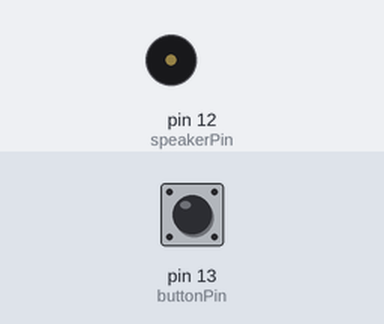
A sketch run on a simulated Arduino Uno, built with avr-gcc and run on an emulated ATmega328P. Shown: buzzer (waves = sounding). Inputs (shaded band) come from the test bench; at power-on: pin 13 (buttonPin) LOW.

Above: at 1.2 s.
1.3 s: pin 13 (buttonPin) pulled HIGH for 1 s
At 1.5 s:
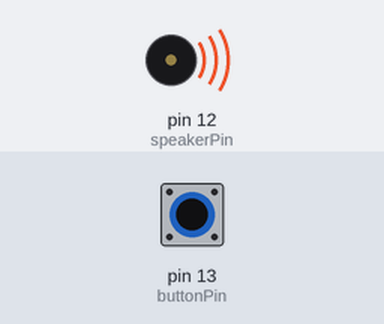
4.3 s: pin 13 (buttonPin) pulled HIGH for 3.2 s
At 8.3 s:
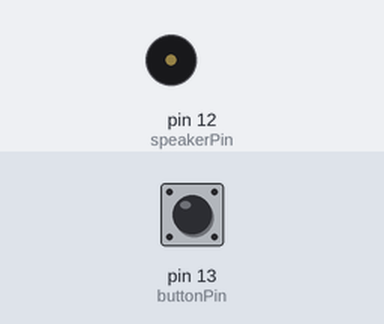
Timing chart, 0 to 9.8 s (numbered marks = the images above; inputs shaded):
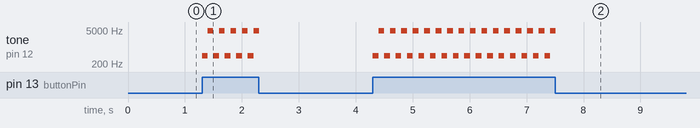

Measured:
- after the input at 1.3 s, tone on pin 12 (speakerPin): silent → 440 Hz at once, then repeats every 0.20 s: 4699 Hz 0.10 s, 440 Hz 0.10 s, until it stays silent from 2.3 s
- after the input at 4.3 s, tone on pin 12 (speakerPin): silent → 440 Hz at once, then repeats every 0.20 s: 4699 Hz 0.10 s, 440 Hz 0.10 s, until it stays silent from 7.5 s

The sketch:

Door_Bell.ino
```cpp
int buttonPin=13;
int speakerPin=12;
int button;

void setup(){
pinMode(buttonPin,INPUT);
}

void loop(){
button=digitalRead(buttonPin);
if (button==HIGH){
tone(speakerPin,440,100);
delay(100);
tone(speakerPin,4699,100);
delay(100);
}else{
noTone(speakerPin);
}
delay(1);
}
```
